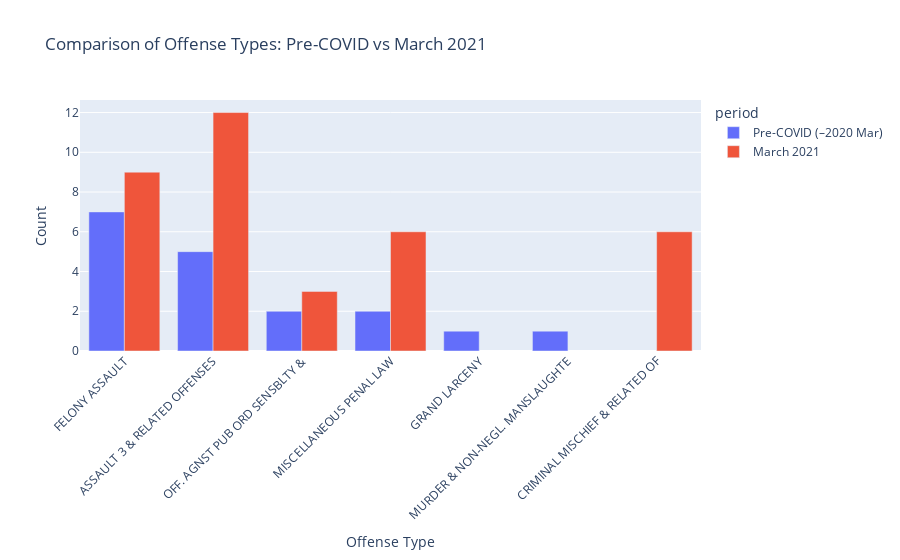

The code cell stored with this chart in its notebook:
### Markdown cell above
In March 2021, there was a sharp spike of 36 Anti-Asian hate crime cases in New York City.
This surge is likely associated with rising COVID-19 infection rates and the heightened anti-Asian sentiment during the pandemic.
Next, I compare the distribution of offense types in March 2021 with those observed prior to March 2020 to identify which types of crimes became most prevalent.

### Code cell
# Subset of each period
asian_mar2021 = asian[
    (asian["complaint_year_number"] == 2021) &
    (asian["month_number"] == 3)
]

asian_pre_covid = asian[
    (asian["complaint_year_number"] < 2020) |
    (
        (asian["complaint_year_number"] == 2020) &
        (asian["month_number"] <= 3)
    )
]

# definition to check the number of offense_description 
def offense_counts_by_period(sub_df: pd.DataFrame, label: str) -> pd.DataFrame:
    out = sub_df["offense_description"].value_counts().reset_index()
    out.columns = ["offense_description", "count"]
    out["period"] = label
    return out

pre_counts = offense_counts_by_period(asian_pre_covid, "Pre-COVID (–2020 Mar)")
mar_counts = offense_counts_by_period(asian_mar2021, "March 2021")

# Bar chart
compare_df = pd.concat([pre_counts, mar_counts], ignore_index=True)

fig = px.bar(
    compare_df,
    x="offense_description",
    y="count",
    color="period",
    barmode="group",
    title="Comparison of Offense Types: Pre-COVID vs March 2021",
    labels={"offense_description": "Offense Type", "count": "Count"}
)
fig.update_layout(xaxis_tickangle=-45)
fig.show()

### Figure 1 — Plotly figure (JSON) as saved in the notebook; plotly's stock layout.template omitted (floating-point values rounded to 4 significant figures)
{"data": [{"alignmentgroup": "True", "hovertemplate": "period=Pre-COVID (–2020 Mar)<br>Offense Type=%{x}<br>Count=%{y}<extra></extra>", "legendgroup": "Pre-COVID (–2020 Mar)", "marker": {"color": "#636efa", "pattern": {"shape": ""}}, "name": "Pre-COVID (–2020 Mar)", "offsetgroup": "Pre-COVID (–2020 Mar)", "orientation": "v", "showlegend": true, "textposition": "auto", "type": "bar", "x": ["FELONY ASSAULT", "ASSAULT 3 & RELATED OFFENSES", "OFF. AGNST PUB ORD SENSBLTY &", "MISCELLANEOUS PENAL LAW", "GRAND LARCENY", "MURDER & NON-NEGL. MANSLAUGHTE"], "xaxis": "x", "y": [7, 5, 2, 2, 1, 1], "yaxis": "y"}, {"alignmentgroup": "True", "hovertemplate": "period=March 2021<br>Offense Type=%{x}<br>Count=%{y}<extra></extra>", "legendgroup": "March 2021", "marker": {"color": "#EF553B", "pattern": {"shape": ""}}, "name": "March 2021", "offsetgroup": "March 2021", "orientation": "v", "showlegend": true, "textposition": "auto", "type": "bar", "x": ["ASSAULT 3 & RELATED OFFENSES", "FELONY ASSAULT", "MISCELLANEOUS PENAL LAW", "CRIMINAL MISCHIEF & RELATED OF", "OFF. AGNST PUB ORD SENSBLTY &"], "xaxis": "x", "y": [12, 9, 6, 6, 3], "yaxis": "y"}], "layout": {"barmode": "group", "legend": {"title": {"text": "period"}, "tracegroupgap": 0}, "title": {"text": "Comparison of Offense Types: Pre-COVID vs March 2021"}, "xaxis": {"anchor": "y", "domain": [0, 1], "tickangle": -45, "title": {"text": "Offense Type"}}, "yaxis": {"anchor": "x", "domain": [0, 1], "title": {"text": "Count"}}}}
